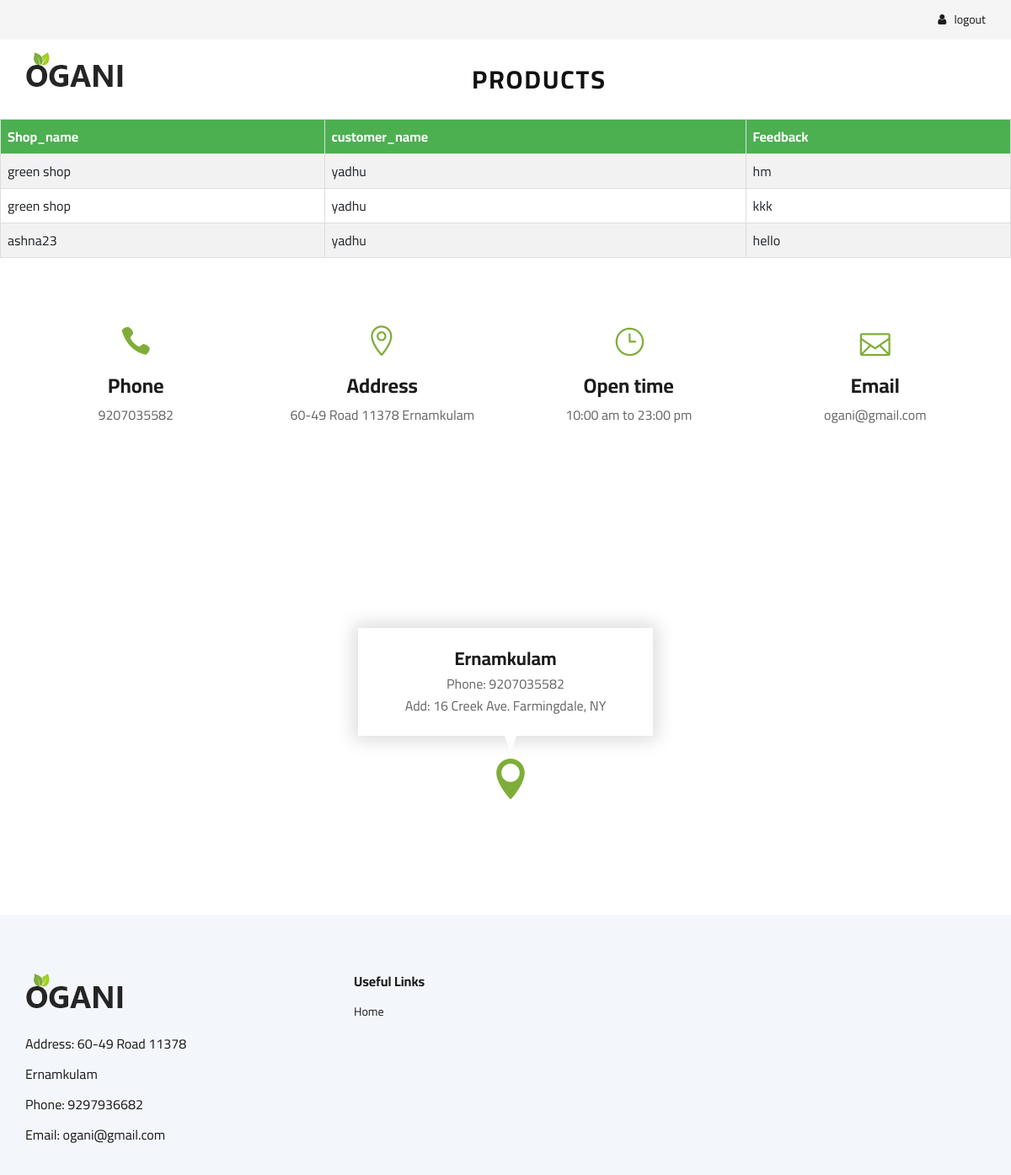
Screenshot of /viewfeedback with the database file from the repository.
### app/models.py (models this page shows, shortened)
class feedback(models.Model):
    shop=models.ForeignKey(regshop,on_delete=models.CASCADE)
    user=models.ForeignKey(reguser,on_delete=models.CASCADE)
    feed=models.CharField(max_length=100)

class regshop(models.Model):
    profile=models.FileField(upload_to='static')
    ownername=models.CharField(max_length=20)
    shopname=models.CharField(max_length=20,unique=True)
    email=models.EmailField(max_length=30)
    password=models.CharField(max_length=20)
    re_password=models.CharField(max_length=20)
    status=models.BooleanField(default="True")

class reguser(models.Model):
    yourname=models.CharField(max_length=20)
    username=models.CharField(max_length=20,unique=True)
    email=models.EmailField(max_length=30)
    password=models.CharField(max_length=20)
    repassword=models.CharField(max_length=20)

### app/views.py (the view)
# urls.py: path('viewfeedback', views.viewfeedback),
def viewfeedback(re):
    data=feedback.objects.all()
    return render(re,'viewfeedback.html',{'data':data})

### template/viewfeedback.html (shortened to what this page needs)
<!DOCTYPE html>
<html lang="zxx" xmlns="http://www.w3.org/1999/html">
<head>
    {% load static %}
    <link rel="stylesheet" href="{% static 'assets/css/bootstrap.min.css' %}" type="text/css">
    <link rel="stylesheet" href="{% static 'assets/css/font-awesome.min.css' %}" type="text/css">
    <link rel="stylesheet" href="{% static 'assets/css/elegant-icons.css' %}" type="text/css">
    <link rel="stylesheet" href="{% static 'assets/css/nice-select.css' %}" type="text/css">
    <link rel="stylesheet" href="{% static 'assets/css/jquery-ui.min.css' %}" type="text/css">
    <link rel="stylesheet" href="{% static 'assets/css/owl.carousel.min.css' %}" type="text/css">
    <link rel="stylesheet" href="{% static 'assets/css/slicknav.min.css' %}" type="text/css">
    <link rel="stylesheet" href="{% static 'assets/css/style.css' %}" type="text/css">
</head>
<body>
    <header class="header">
        <div class="header__top">
            <div class="container">
                <div class="row">
                    <div class="col-lg-6">
                    </div>
                    <div class="col-lg-6">
                        <div class="header__top__right">
                            <div class="header__top__right__auth">
                                <a href="../logout"><i class="fa fa-user"></i> logout</a>
                            </div>
                        </div>
                    </div>
                </div>
            </div>
        </div>
        <div class="container">
            <div class="row">
                <div class="col-lg-3">
                    <div class="header__logo">
                        <a href="./index.html"><img src="{% static 'assets/img/logo.png' %}" alt=""></a>
                    </div>
                </div>
                <div class="col-lg-6" align="center">
                    <nav class="header__menu">
                        <ul>
                <li  style="margin-left:80px"><a href="#"><h3><b>Products</b></h3></a>
                    </nav>
                </div>
                <div class="col-lg-3">
                </div>
            </div>
        </div>
    </header>
<table border="2" width="50%">
  <tr>
   <th>Shop_name</th>
   <th>customer_name</th>
   <th>Feedback</th>
  </tr>
{% for i in data %}
  <tr>
      <td>{{i.shop.shopname}}</td>
      <td>{{i.user.username}}</td>
      <td>{{i.feed}}</td>
  </tr>
{% endfor %}
</table>
    <section class="contact spad">
        <div class="container">
            <div class="row">
                <div class="col-lg-3 col-md-3 col-sm-6 text-center">
                    <div class="contact__widget">
                        <span class="icon_phone"></span>
                        <h4>Phone</h4>
                        <p>9207035582</p>
                    </div>
                </div>
                <div class="col-lg-3 col-md-3 col-sm-6 text-center">
                    <div class="contact__widget">
                        <span class="icon_pin_alt"></span>
                        <h4>Address</h4>
                        <p>60-49 Road 11378 Ernamkulam</p>
                    </div>
                </div>
                <div class="col-lg-3 col-md-3 col-sm-6 text-center">
                    <div class="contact__widget">
                        <span class="icon_clock_alt"></span>
                        <h4>Open time</h4>
                        <p>10:00 am to 23:00 pm</p>
                    </div>
                </div>
                <div class="col-lg-3 col-md-3 col-sm-6 text-center">
                    <div class="contact__widget">
                        <span class="icon_mail_alt"></span>
                        <h4>Email</h4>
                        <p>ogani@gmail.com</p>
                    </div>
                </div>
            </div>
        </div>
    </section>
    <div class="map">
        <div class="map-inside">
            <i class="icon_pin"></i>
            <div class="inside-widget">
                <h4>Ernamkulam</h4>
                <ul>
                    <li>Phone: 9207035582</li>
                    <li>Add: 16 Creek Ave. Farmingdale, NY</li>
                </ul>
            </div>
        </div>
    </div>
    <footer class="footer spad">
        <div class="container">
            <div class="row">
                <div class="col-lg-3 col-md-6 col-sm-6">
                    <div class="footer__about">
                        <div class="footer__about__logo">
                            <a href="./index.html"> <img src="{% static 'assets/img/logo.png' %}" alt=""></a>
                        </div>
                        <ul>
                            <li>Address: 60-49 Road 11378 Ernamkulam</li>
                            <li>Phone: 9297936682</li>
                            <li>Email: ogani@gmail.com</li>
                        </ul>
                    </div>
                </div>
                <div class="col-lg-4 col-md-6 col-sm-6 offset-lg-1">
                    <div class="footer__widget">
                        <h6>Useful Links</h6>
                        <ul>
                            <li><a href="home">Home</a></li>
                        </ul>
                    </div>
                </div>
            </div>
        </div>
    </footer>
</body>
</html>

### static/assets/css/style.css (style rules this page uses)
html, body { height: 100%; font-family: "Cairo", sans-serif; -webkit-font-smoothing: antialiased; font-smoothing: antialiased; }
h1, h2, h3, h4, h5, h6 { margin: 0; color: #111111; font-weight: 400; font-family: "Cairo", sans-serif; }
h3 { font-size: 30px; }
h4 { font-size: 24px; }
h6 { font-size: 16px; }
p { font-size: 16px; font-family: "Cairo", sans-serif; color: #6f6f6f; font-weight: 400; line-height: 26px; margin: 0 0 15px 0; }
img { max-width: 100%; }
ul, ol { padding: 0; margin: 0; }
.spad { padding-top: 100px; padding-bottom: 100px; }
.header__top { background: #f5f5f5; }
.header__top__right { text-align: right; padding: 10px 0 13px; }
.header__top__right__auth { display: inline-block; }
.header__top__right__auth a { display: block; font-size: 14px; color: #1c1c1c; }
.header__top__right__auth a i { margin-right: 6px; }
.header__logo { padding: 15px 0; }
.header__logo a { display: inline-block; }
.header__menu { padding: 24px 0; }
.header__menu ul li { list-style: none; display: inline-block; margin-right: 50px; position: relative; }
.header__menu ul li:last-child { margin-right: 0; }
.header__menu ul li a { font-size: 14px; color: #252525; text-transform: uppercase; font-weight: 700; letter-spacing: 2px; -webkit-transition: all, 0.3s; -moz-transition: all, 0.3s; -ms-transition: all, 0.3s; -o-transition: all, 0.3s; transition: all, 0.3s; padding: 5px 0; display: block; }
.footer { background: #F3F6FA; padding-top: 70px; padding-bottom: 0; }
.footer__about { margin-bottom: 30px; }
.footer__about ul li { font-size: 16px; color: #1c1c1c; line-height: 36px; list-style: none; }
.footer__about__logo { margin-bottom: 15px; }
.footer__about__logo a { display: inline-block; }
.footer__widget { margin-bottom: 30px; overflow: hidden; }
.footer__widget h6 { color: #1c1c1c; font-weight: 700; margin-bottom: 10px; }
.footer__widget ul { width: 50%; float: left; }
.footer__widget ul li { list-style: none; }
.footer__widget ul li a { color: #1c1c1c; font-size: 14px; line-height: 32px; }
.contact { padding-top: 80px; padding-bottom: 50px; }
.contact__widget { margin-bottom: 30px; }
.contact__widget span { font-size: 36px; color: #7fad39; }
.contact__widget h4 { color: #1c1c1c; font-weight: 700; margin-bottom: 6px; margin-top: 18px; }
.contact__widget p { color: #666666; margin-bottom: 0; }
.map { height: 500px; position: relative; }
.map .map-inside { position: absolute; left: 50%; top: 160px; -webkit-transform: translateX(-175px); -ms-transform: translateX(-175px); transform: translateX(-175px); }
.map .map-inside i { font-size: 48px; color: #7fad39; position: absolute; bottom: -75px; left: 50%; -webkit-transform: translateX(-18px); -ms-transform: translateX(-18px); transform: translateX(-18px); }
.map .map-inside .inside-widget { width: 350px; background: #ffffff; text-align: center; padding: 23px 0; position: relative; z-index: 1; -webkit-box-shadow: 0 0 20px 5px rgba(12, 7, 26, 0.15); box-shadow: 0 0 20px 5px rgba(12, 7, 26, 0.15); }
.map .map-inside .inside-widget:after { position: absolute; left: 50%; bottom: -30px; -webkit-transform: translateX(-6px); -ms-transform: translateX(-6px); transform: translateX(-6px); border: 12px solid transparent; border-top: 30px solid #ffffff; content: ""; z-index: -1; }
.map .map-inside .inside-widget h4 { font-size: 22px; font-weight: 700; color: #1c1c1c; margin-bottom: 4px; }
.map .map-inside .inside-widget ul li { list-style: none; font-size: 16px; color: #666666; line-height: 26px; }
@media only screen and (min-width: 1200px) { .container { max-width: 1170px; } }

### template/viewfeedback.html (style rules this page uses)
table { border-collapse: collapse; width: 100%; }
table, th, td { border: 1px solid #ddd; }
th, td { padding: 8px; text-align: left; }
tr:nth-child(even) { background-color: #f2f2f2; }
th { background-color: #4CAF50; color: white; }

### rows the page displays
feedback: shop.shopname "green shop", user.username "yadhu", feed "hm"
feedback: shop.shopname "green shop", user.username "yadhu", feed "kkk"
feedback: shop.shopname "ashna23", user.username "yadhu", feed "hello"
